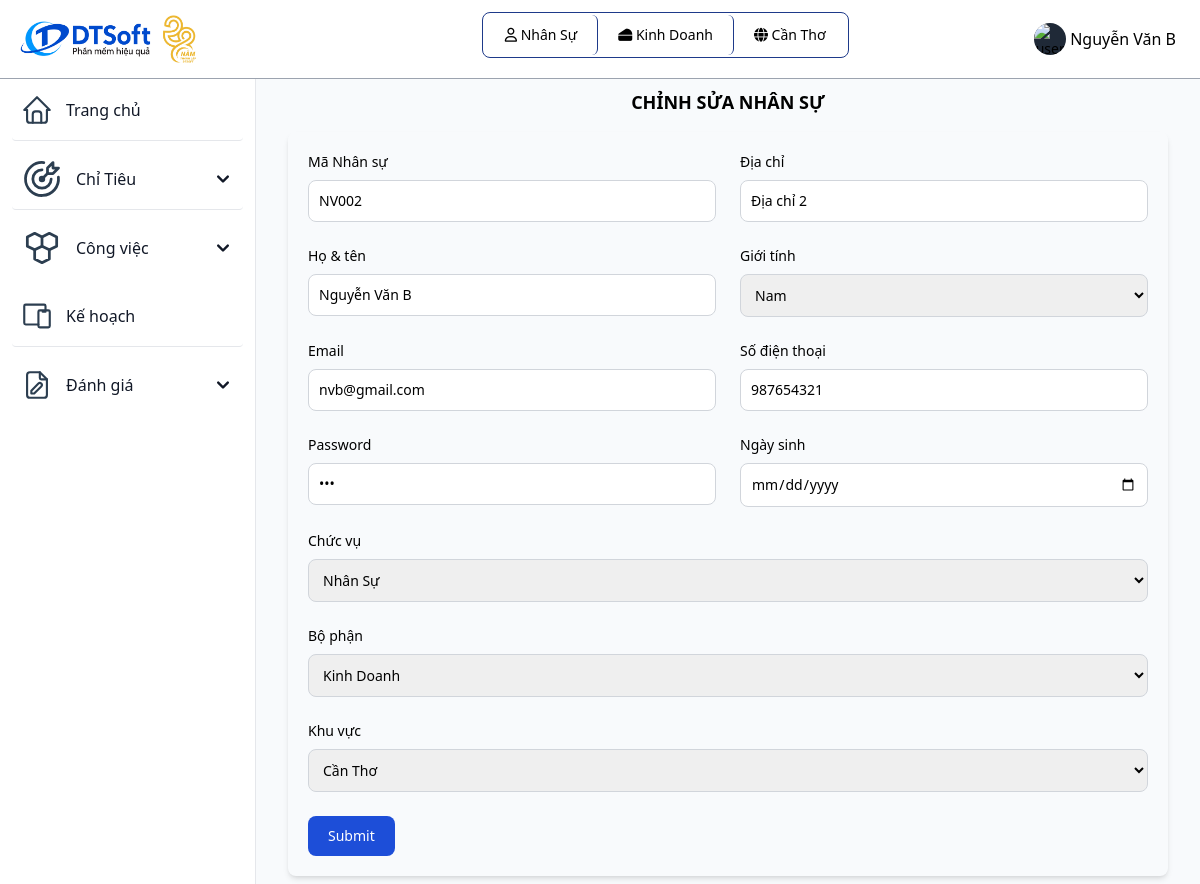
/chinhsuanhanvien.php?action=sua&idnhansu=NV002 (signed in), run on an earlier commit of the app's database.
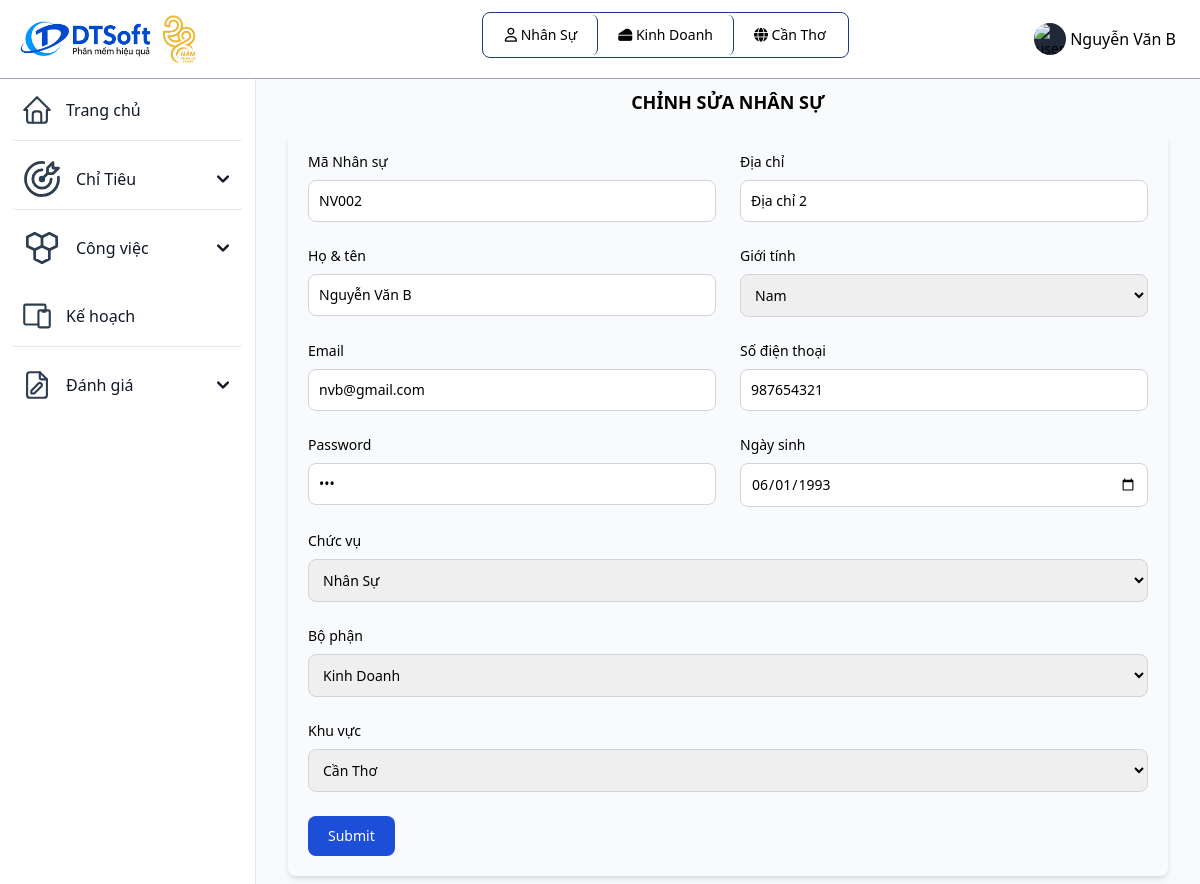
And on a later commit of the database.
### tables this page shows
CREATE TABLE `nguoidung` (
  `id_nguoidung` varchar(10) NOT NULL,
  `id_bophan` varchar(10) NOT NULL,
  `id_vaitro` varchar(10) NOT NULL,
  `id_khuvuc` varchar(10) NOT NULL,
  `tennguoidung` varchar(255) NOT NULL,
  `sdt_nd` varchar(20) NOT NULL,
  `diachi_nd` varchar(255) NOT NULL,
  `email` varchar(255) NOT NULL,
  `password` varchar(255) NOT NULL,
  `ngaysinh` date NOT NULL,
  `gioitinh` varchar(255) NOT NULL
);

### chinhsuanhanvien.php (the view, shortened to what the changed rows need)
<?php
include "inc/header.php";
include('db/database.php');
$id = $_GET['idnhansu'];
$sql_up = "SELECT * FROM nguoidung where  id_nguoidung = '" . $id . "' ";
$query_up = mysqli_query($ketnoi, $sql_up);
$row_up = mysqli_fetch_assoc($query_up);
?>
<div class="p-4 sm:ml-64">
    <div class="p-4 mt-14">
        <div class="mb-4">
            <div class="relative overflow-x-auto shadow-md sm:rounded-lg p-5 rounded">
                <form method="POST">
                    <div class="grid gap-6 mb-6 md:grid-cols-2">
                        <div>
                            <label for="first_name" class="block mb-2 text-sm font-medium">Mã Nhân sự</label>
                            <input type="text" name="id_ns" id="first_name" value="<?php echo $row_up['id_nguoidung'] ?>" class=" border border-gray-300 text-sm rounded-lg focus:ring-blue-500 focus:border-blue-500 block w-full p-2.5 dark:border-gray-600 dark:placeholder-gray-400 dark:focus:ring-blue-500 dark:focus:border-blue-500" placeholder="John" required>
                        </div>
                        <div>
                            <label for="last_name" class="block mb-2 text-sm font-medium">Địa chỉ</label>
                            <input type="text" name="diachi_ns" id="last_name" value="<?php echo $row_up['diachi_nd'] ?>" class=" border border-gray-300 text-sm rounded-lg focus:ring-blue-500 focus:border-blue-500 block w-full p-2.5 dark:border-gray-600 dark:placeholder-gray-400 dark:focus:ring-blue-500 dark:focus:border-blue-500" placeholder="Doe" required>
                        </div>
                        <div>
                            <label for="company" class="block mb-2 text-sm font-medium">Họ & tên</label>
                            <input type="text" name="ten_ns" id="company" value="<?php echo $row_up['tennguoidung'] ?>" class=" border border-gray-300 text-sm rounded-lg focus:ring-blue-500 focus:border-blue-500 block w-full p-2.5 dark:border-gray-600 dark:placeholder-gray-400 dark:focus:ring-blue-500 dark:focus:border-blue-500" placeholder="Flowbite" required>
                        </div>
                        <div>
                            <label for="email" class="block mb-2 text-sm font-medium">Email</label>
                            <input type="email" name="email_ns" id="email" value="<?php echo $row_up['email'] ?>" class=" border border-gray-300 text-sm rounded-lg focus:ring-blue-500 focus:border-blue-500 block w-full p-2.5 dark:border-gray-600 dark:placeholder-gray-400 dark:focus:ring-blue-500 dark:focus:border-blue-500" placeholder="abc@gmail.com" required>
                        </div>
                        <div>
                            <label for="visitors" class="block mb-2 text-sm font-medium">Số điện thoại</label>
                            <input type="number" name="sdt_ns" id="visitors" value="<?php echo $row_up['sdt_nd'] ?>" class=" border border-gray-300 text-sm rounded-lg focus:ring-blue-500 focus:border-blue-500 block w-full p-2.5 dark:border-gray-600 dark:placeholder-gray-400 dark:focus:ring-blue-500 dark:focus:border-blue-500" placeholder="" required>
                        </div>
                        <div>
                            <label for="visitors" class="block mb-2 text-sm font-medium">Password</label>
                            <input type="password" name="password_ns" id="visitors" value="<?php echo $row_up['password'] ?>" class=" border border-gray-300 text-sm rounded-lg focus:ring-blue-500 focus:border-blue-500 block w-full p-2.5 dark:border-gray-600 dark:placeholder-gray-400 dark:focus:ring-blue-500 dark:focus:border-blue-500" placeholder="Nhập password" required>
                        </div>
                        <div>
                            <label for="visitors" class="block mb-2 text-sm font-medium">Ngày sinh</label>
                            <input type="date" name="ngaysinh_ns" id="visitors" value="<?php echo $row_up['ngaysinh'] ?>" class=" border border-gray-300 text-sm rounded-lg focus:ring-blue-500 focus:border-blue-500 block w-full p-2.5 dark:border-gray-600 dark:placeholder-gray-400 dark:focus:ring-blue-500 dark:focus:border-blue-500" placeholder="Nhập ngày sinh" required>
                        </div>
                    </div>
                </form>
            </div>
        </div>
    </div>
</div>
</body>
</html>

What changed in the data, as far as the page shows it:
changed nguoidung "NV002": ngaysinh_ns (not shown) → "06/01/1993"
